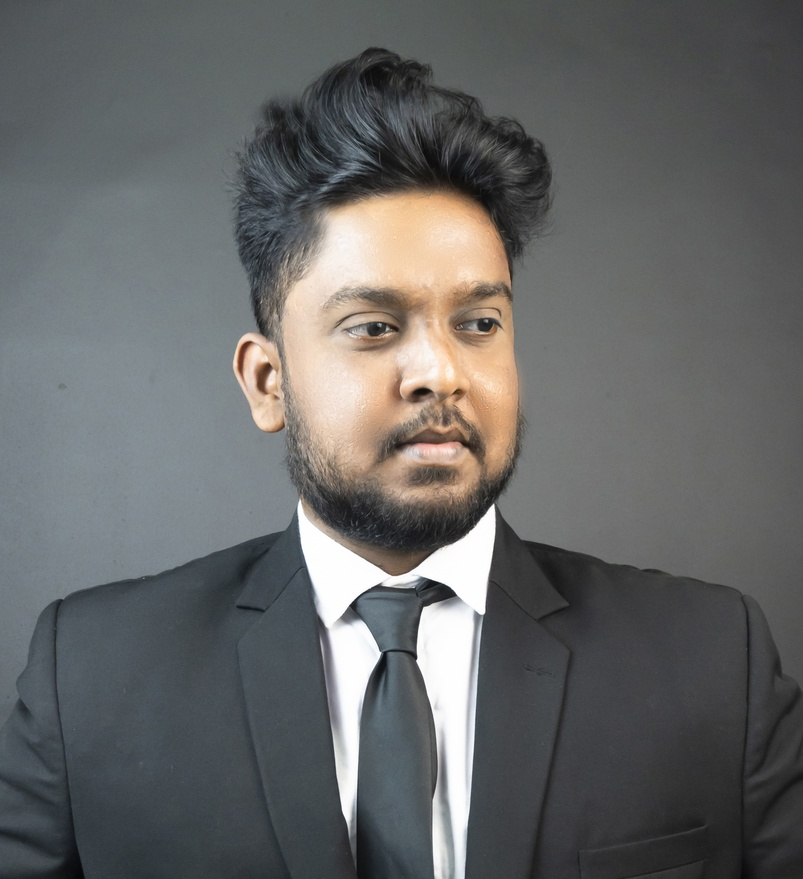
#> input picture 05-pillow/05-convert-the-color/img1.jpg, 803 x 879 px, shrunk from 2720 x 2976 before the run
$ python main.py
#> lines starting #> are read from the running program, lines starting #| are printed output that depends on the picture
from PIL import Image

TheImage = Image.open("img1.jpg")
#> TheImage is the input picture: PIL image 803x879 RGB; mean R, G, B 101.8, 102.5, 102.1
r,g,b = TheImage.split()
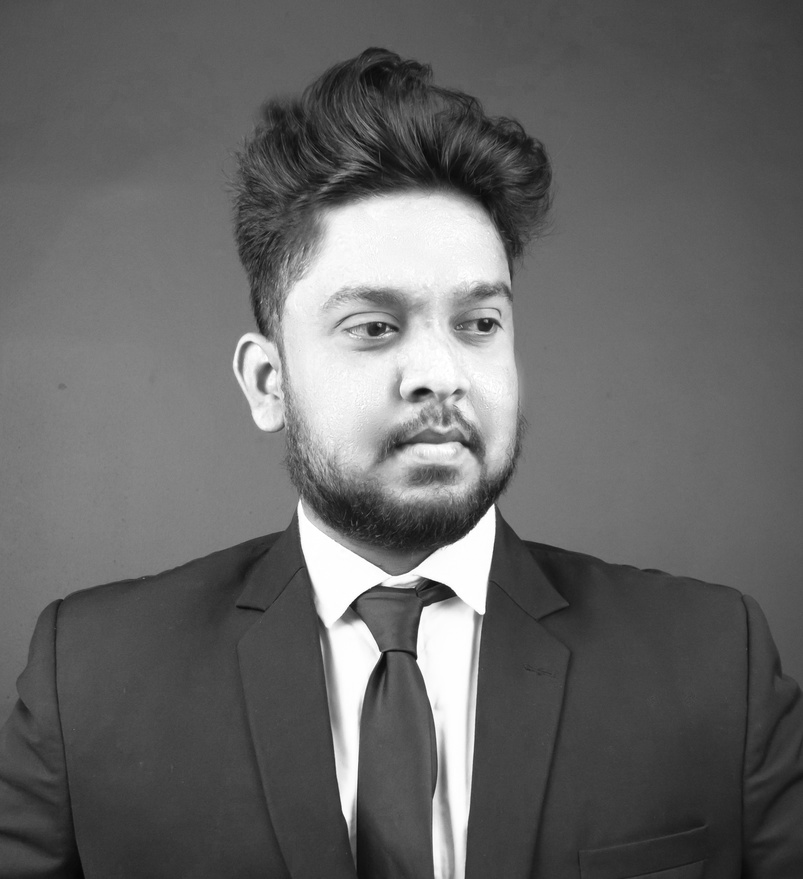
#> r: PIL image 803x879 L; min 5, max 255, mean 101.8
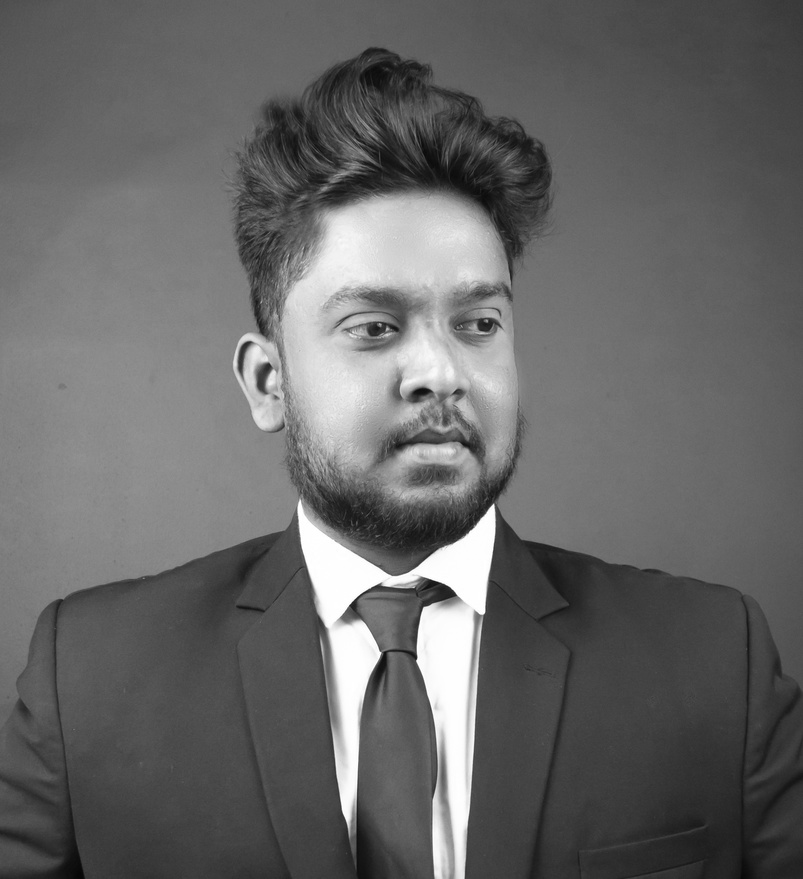
#> g: PIL image 803x879 L; min 5, max 255, mean 102.5
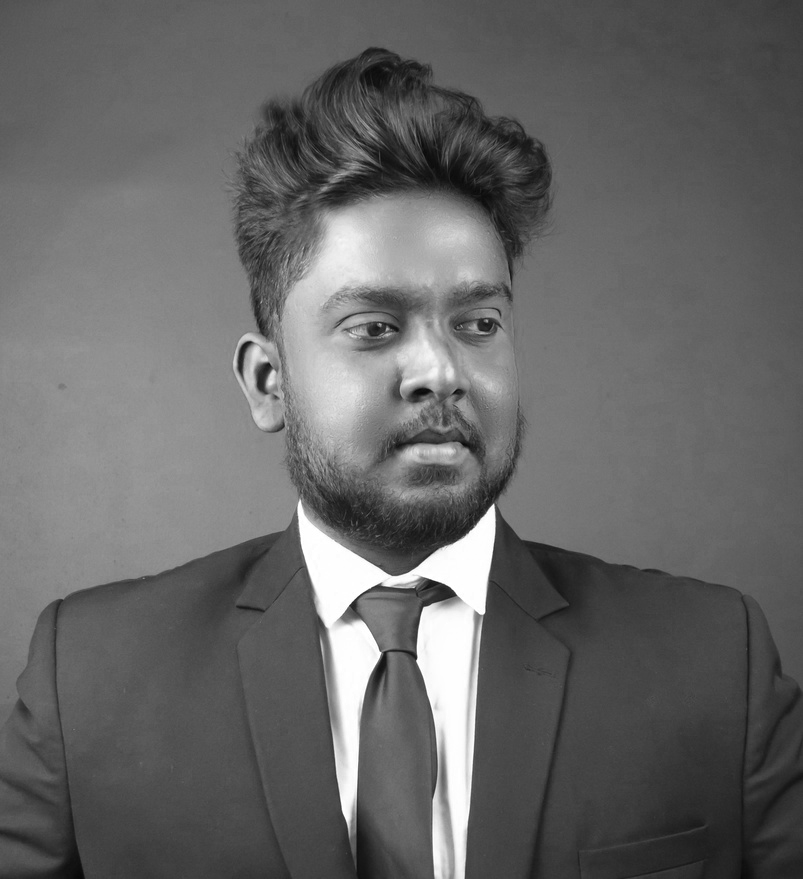
#> b: PIL image 803x879 L; min 6, max 255, mean 102.1
new_img = Image.merge("RGB",(g,r,r))
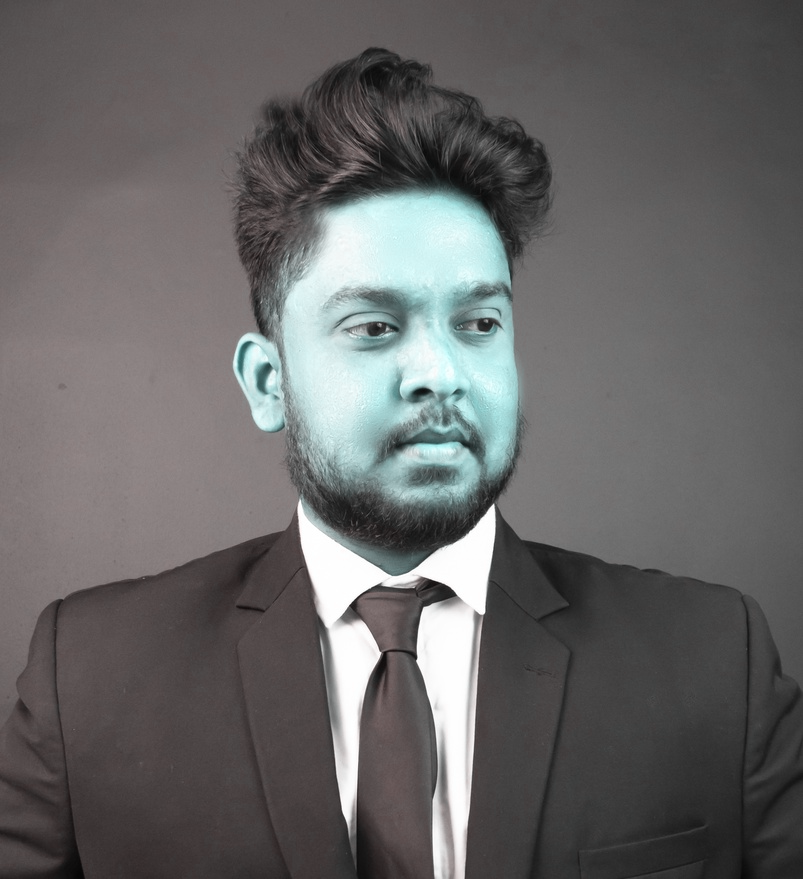
#> new_img: PIL image 803x879 RGB; mean R, G, B 102.5, 101.8, 101.8
new_img.show()
new_img.save("new_img.jpg")
